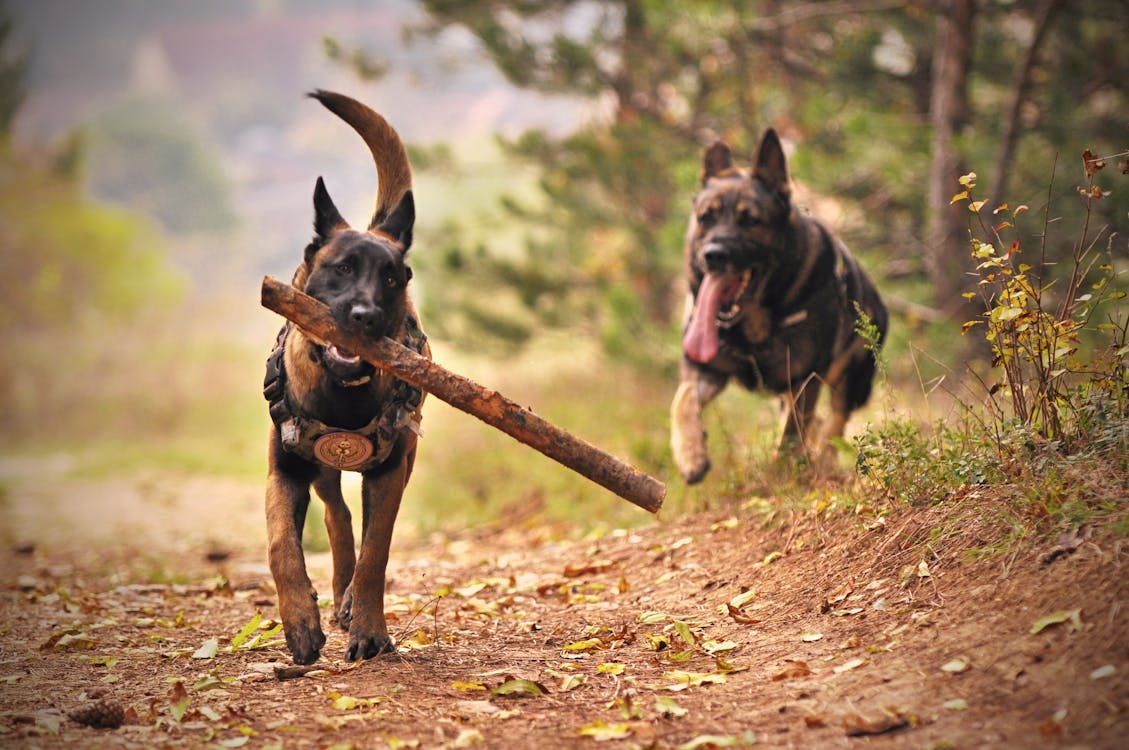
#> input picture data/dogs.jpeg, 1129 x 750 px, found by its file name
$ python rotate_any_angle.py
#> lines starting #> are read from the running program, lines starting #| are printed output that depends on the picture
import cv2
from functools import partial

img = cv2.imread("data/dogs.jpeg")
#> img is the input picture: shape (750, 1129, 3); mean B, G, R 94.4, 128.4, 158.6

#rows, cols, _ = img.shape
rows, cols = img.shape[:2]
#> rows = 750; cols = 1129
center = (cols/2, rows/2)
#> center = (564.5, 375)

M_100_100_30_scale_1 = cv2.getRotationMatrix2D((100, 100), 30, 1)
M_center_45_scale_2 = cv2.getRotationMatrix2D(center, 45, 2)
M_center_minus_90_scale_1 = cv2.getRotationMatrix2D(center, -90, 1)

# print(M_center_minus_90_scale_1)

rotate_img = partial(
    cv2.warpAffine,
    src=img,
    dsize=(cols, rows)
)
img_rotated_0 = rotate_img(M=M_100_100_30_scale_1)
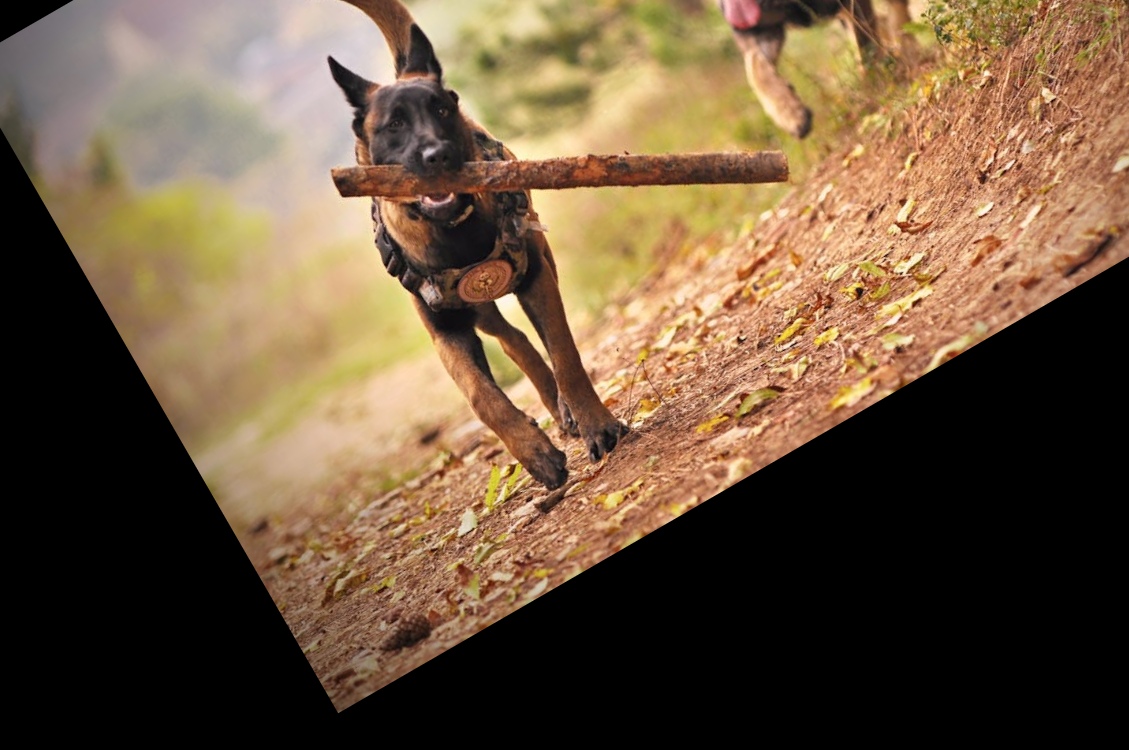
#> img_rotated_0: shape (750, 1129, 3); mean of channels 0, 1, 2 62.8, 86.2, 108.1; drawn as B, G, R
#img_rotated_1 = rotate_img(M=M_center_45_scale_2)
img_rotated_2 = rotate_img(M=M_center_minus_90_scale_1)
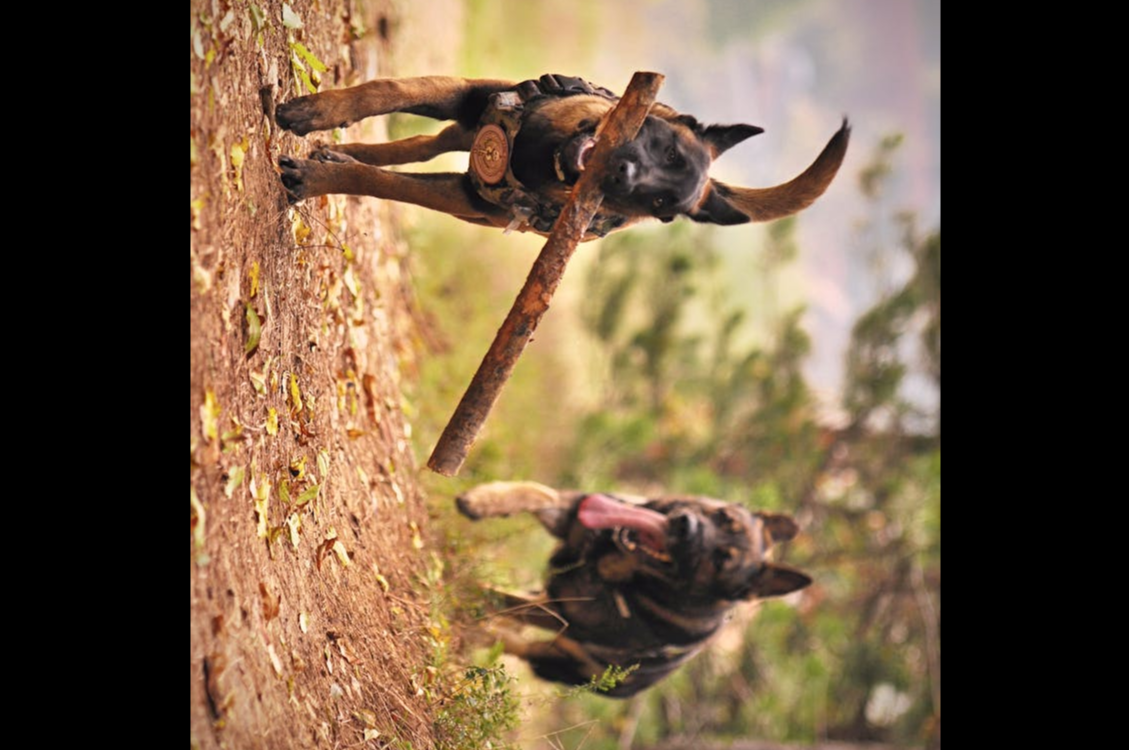
#> img_rotated_2: shape (750, 1129, 3); mean of channels 0, 1, 2 67.1, 90.5, 111.6; drawn as B, G, R
# img_rotated_0 = cv2.warpAffine(img, M_100_100_30_scale_1, (cols, rows))
img_rotated_1 = cv2.warpAffine(img, M_center_45_scale_2, (2 * cols, 2 * rows))
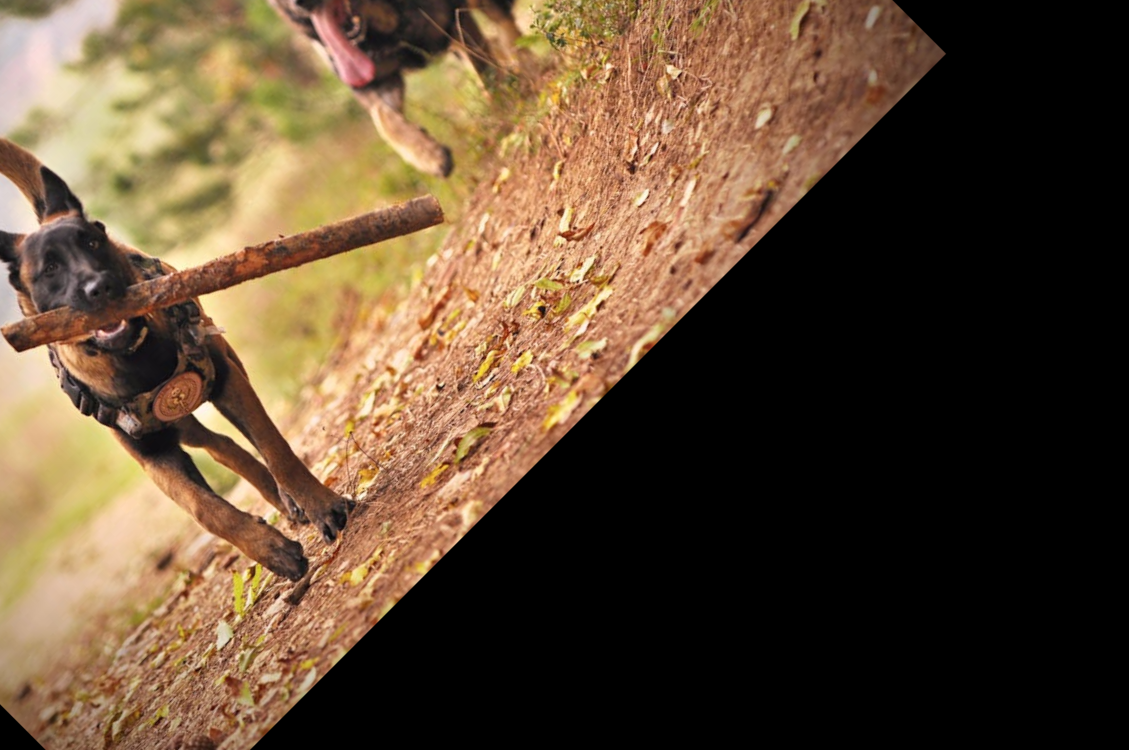
#> img_rotated_1: shape (1500, 2258, 3) (shown at 1/2 size); mean B, G, R 52.3, 74.4, 95.7
# img_rotated_2 = cv2.warpAffine(img, M_center_minus_90_scale_1, (cols, rows))

# cv2.imshow("Image", img)
# cv2.imshow("100_100_30", img_rotated_0)
cv2.imshow("Center 45 Scale 2", img_rotated_1)
# cv2.imshow("Center -pi/2", img_rotated_2)
cv2.waitKey(0)
cv2.destroyAllWindows()

$ run again, with data/cats.jpeg copied over data/dogs.jpeg
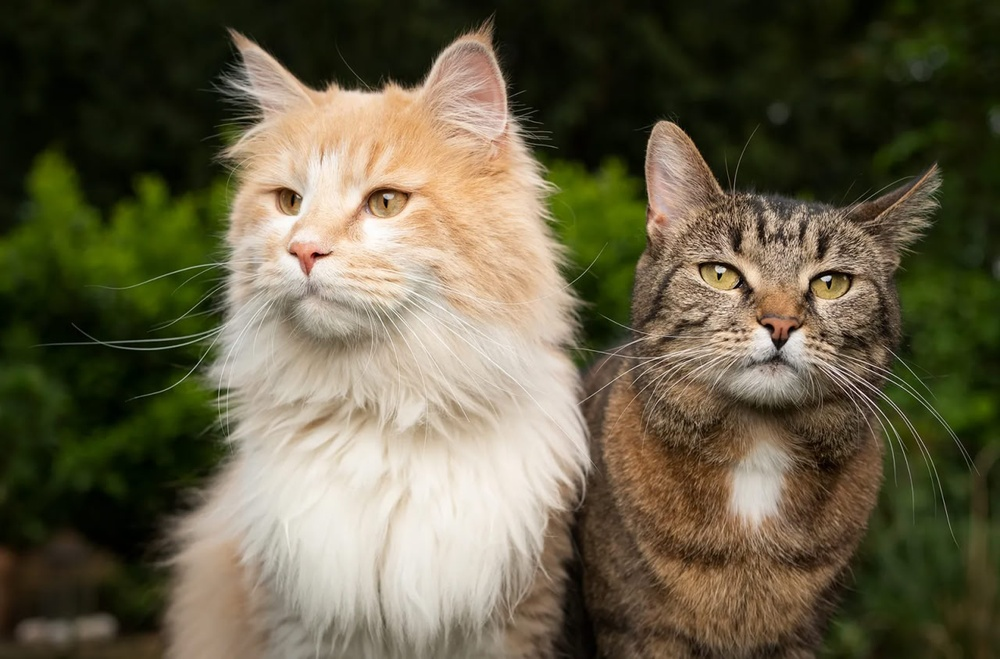
#> input picture data/cats.jpeg, 1000 x 659 px, shrunk from 1280 x 843 before the run, found by its file name
#> img is the input picture: shape (659, 1000, 3); mean B, G, R 70.6, 94.4, 101.1
#> `img_rotated_2 = rotate_img(M=M_center_minus_90_scale_1)`:
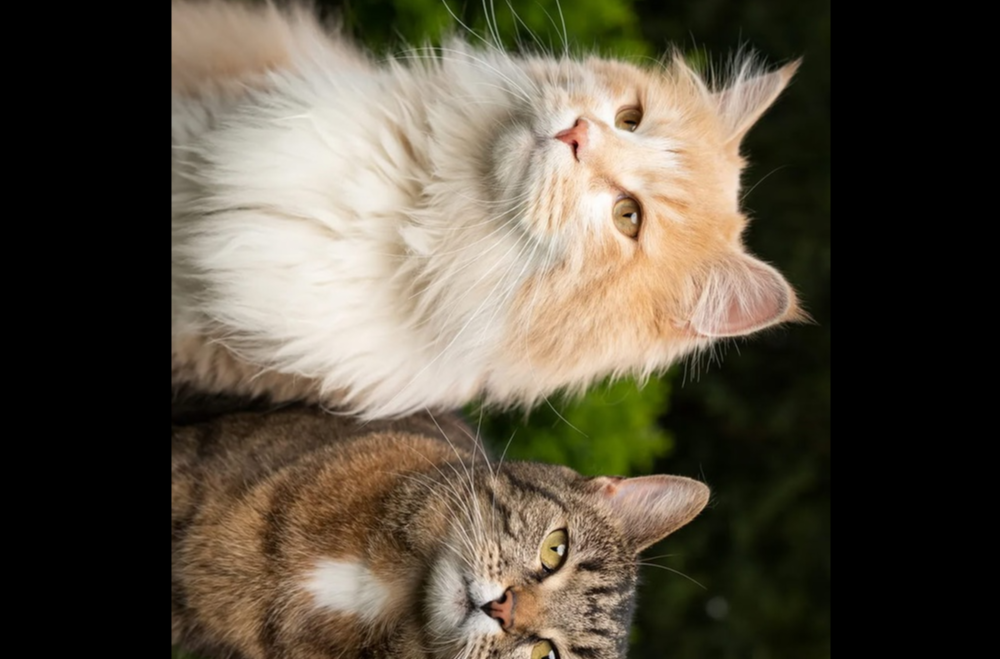
#> img_rotated_2: shape (659, 1000, 3); mean of channels 0, 1, 2 65.3, 79.8, 88.1; drawn as B, G, R
#> `img_rotated_1 = cv2.warpAffine(img, M_center_45_scale_2, (2 * cols, 2 ..`:
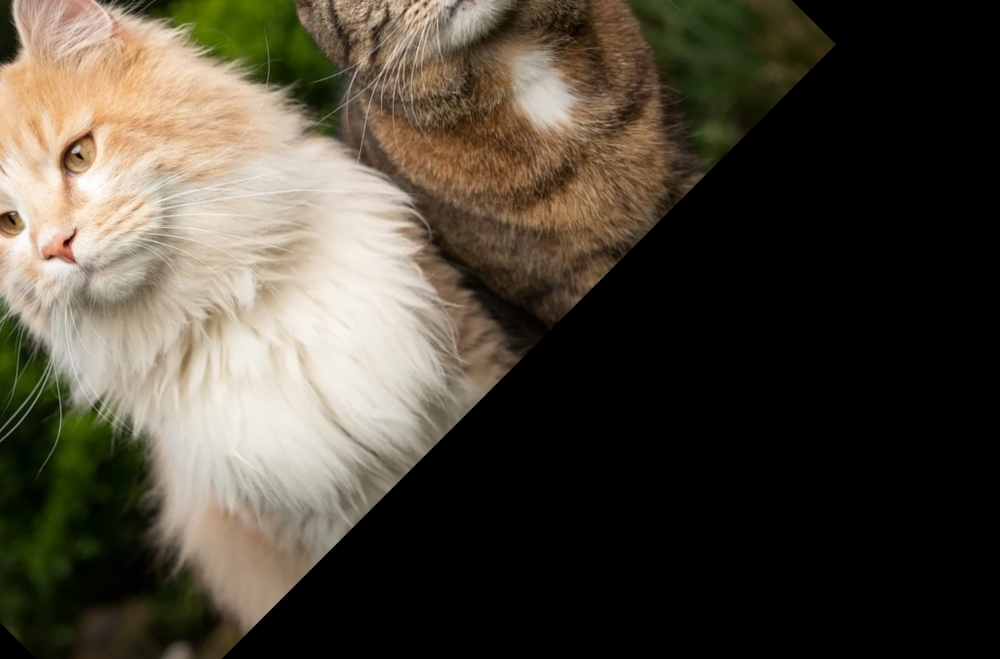
#> img_rotated_1: shape (1318, 2000, 3) (shown at 1/2 size); mean B, G, R 57.4, 69.9, 76.8

$ run again, with data/house.jpg copied over data/dogs.jpeg
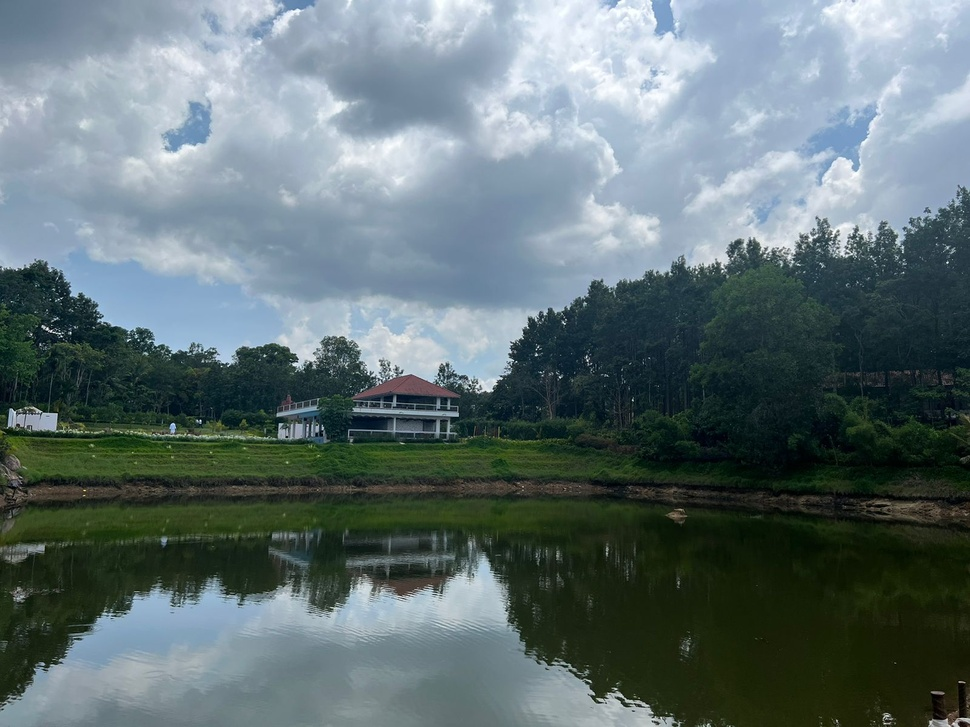
#> input picture data/house.jpg, 970 x 727 px, shrunk from 1600 x 1200 before the run, found by its file name
#> img is the input picture: shape (727, 970, 3); mean B, G, R 115.7, 113.3, 97.2
#> `img_rotated_2 = rotate_img(M=M_center_minus_90_scale_1)`:
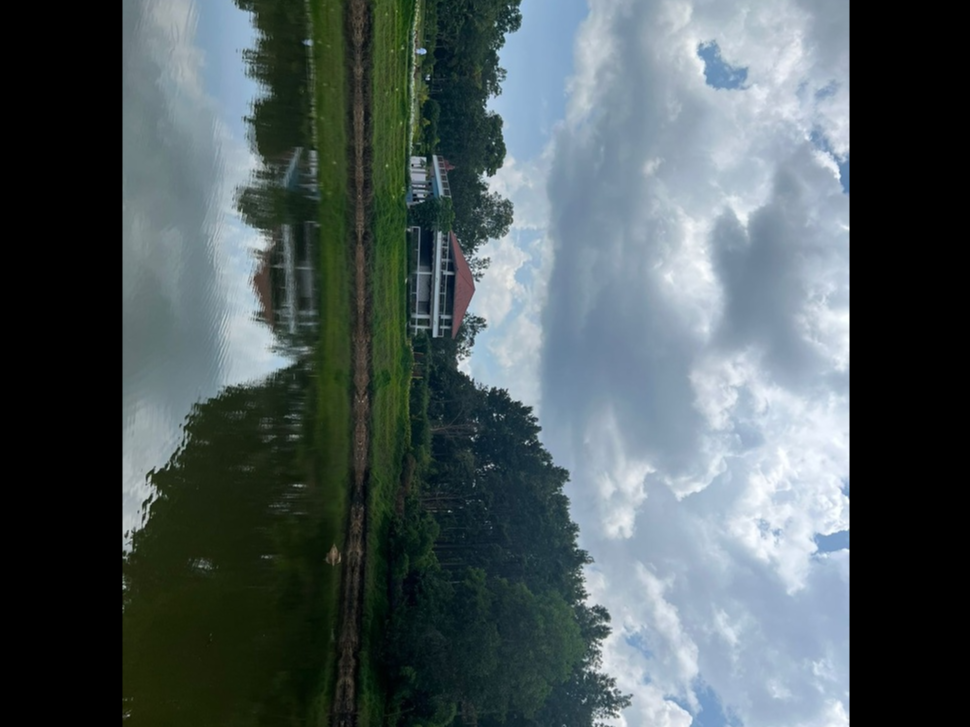
#> img_rotated_2: shape (727, 970, 3); mean of channels 0, 1, 2 91.5, 89.1, 76.9; drawn as B, G, R
#> `img_rotated_1 = cv2.warpAffine(img, M_center_45_scale_2, (2 * cols, 2 ..`:
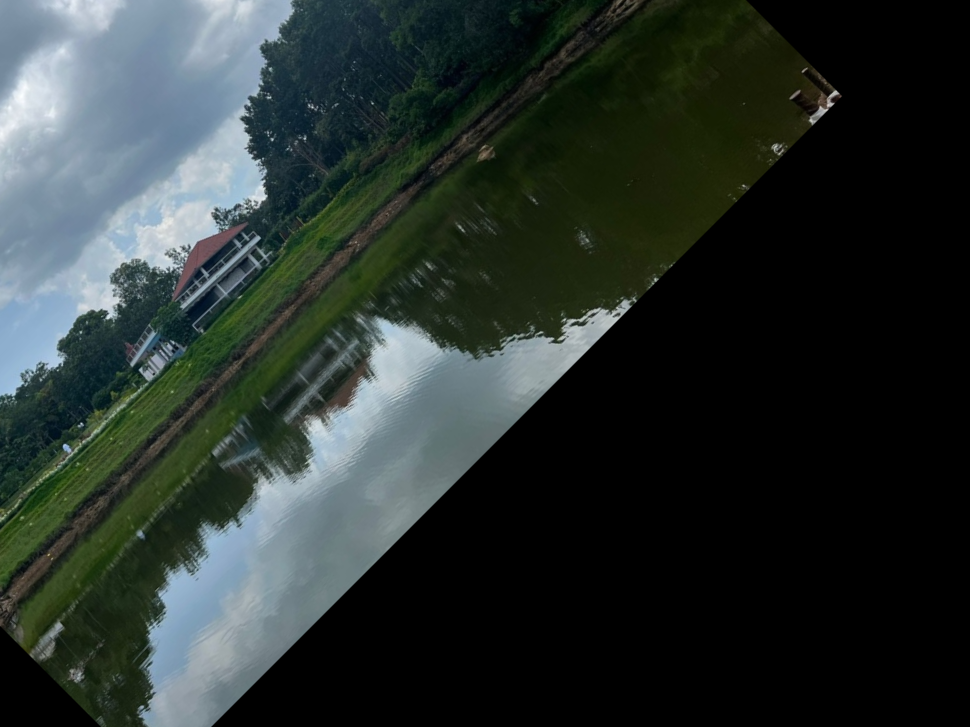
#> img_rotated_1: shape (1454, 1940, 3) (shown at 1/2 size); mean B, G, R 46.9, 49.7, 41
